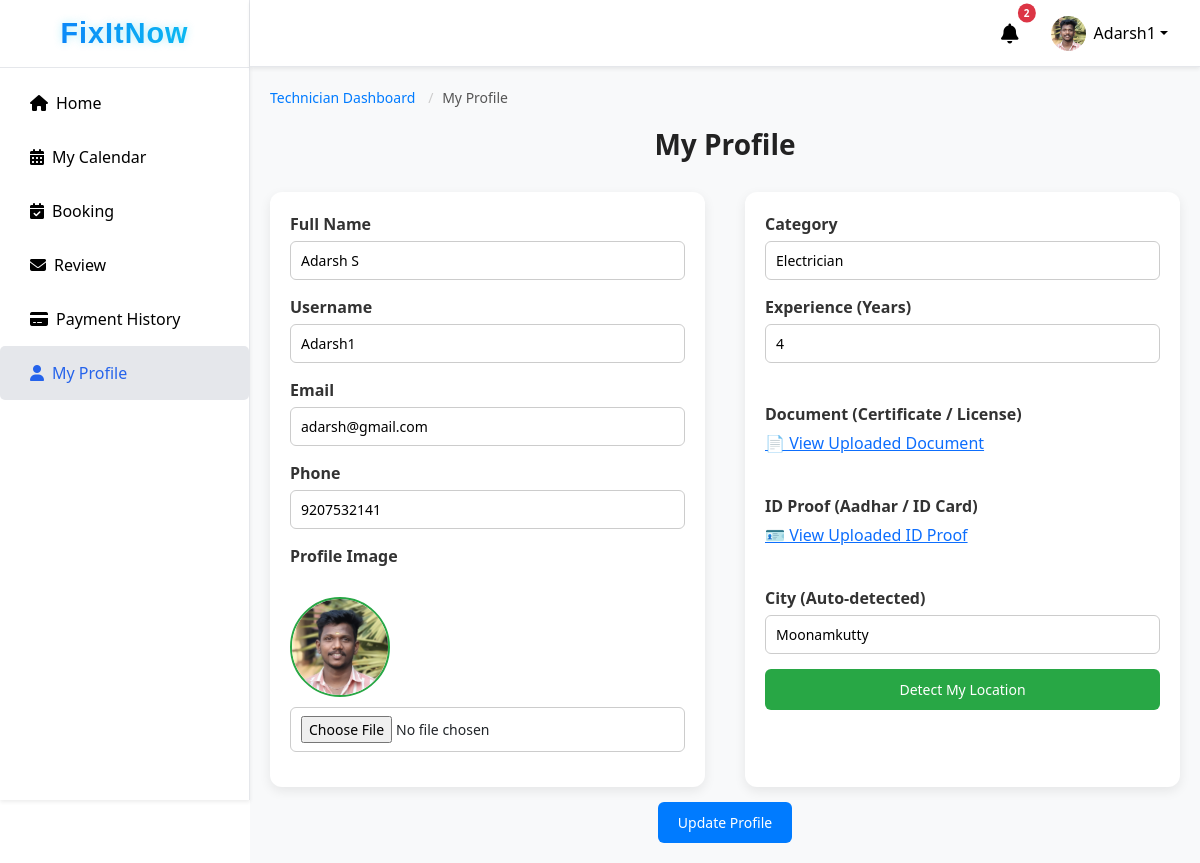
Screenshot of /technician/profile/ (signed in) with the database file from the repository.
### fixapp/models.py (models this page shows, shortened)
class TechnicianRequest(models.Model):
    full_name = models.CharField(max_length=100)
    username = models.CharField(max_length=50, unique=True, null=True, blank=True)
    email = models.EmailField()
    phone = models.CharField(max_length=15)
    city = models.CharField(max_length=50)
    category = models.CharField(max_length=50)
    experience = models.PositiveIntegerField()
    profile_image = models.ImageField(upload_to="technician_profiles/", null=True, blank=True)
    document = models.FileField(upload_to="technician_docs/")
    id_proof = models.FileField(upload_to="id_proofs/", null=True, blank=True)
    password = models.CharField(max_length=128, null=True, blank=True)
    status = models.CharField(max_length=20, default="Pending")
    applied_on = models.DateTimeField(auto_now_add=True)
    latitude = models.FloatField(null=True, blank=True)
    longitude = models.FloatField(null=True, blank=True)

### fixapp/views.py (the view, shortened to what this page needs)
# urls.py: path('technician/profile/', views.technician_profile, name='technician_profile'),
@approved_technician_required
def technician_profile(request):
    tech_id = request.session.get('technician_id')
    if not tech_id:
        messages.error(request, "Please login first.")
        return redirect("login")
    technician = get_object_or_404(TechnicianRequest, id=tech_id)
    notifications = Notification.objects.filter(
        recipient_type__in=["technicians", "both"],
        created_on__gte=technician.applied_on  # use applied_on
    ).order_by('-created_on')
    return render(request, 'technician_page/technician_profile.html', {
        'technician': technician,
        'notifications': notifications})

### fixapp/context_processors.py (called while the page is built)
def notifications_processor(request):
    notifications = []
    if request.session.get('user_id'):
        notifications = Notification.objects.filter(
            recipient_type__in=["users", "both"]
        ).order_by('-created_on')
    return {'notifications': notifications}

def technician_notifications_processor(request):
    notifications = []
    if request.session.get('technician_id'):
        notifications = Notification.objects.filter(
            recipient_type__in=["technicians", "both"]
        ).order_by('-created_on')
    return {'tech_notifications': notifications}

### fixapp/views.py (called while the page is built)
def approved_technician_required(view_func):
    @wraps(view_func)
    def _wrapped_view(request, *args, **kwargs):
        tech_id = request.session.get("technician_id")
        if not tech_id:
            messages.error(request, "Please login first.")
            return redirect("login")
        technician = TechnicianRequest.objects.filter(id=tech_id).first()
        if not technician:
            messages.error(request, "Technician not found.")
            return redirect("login")
        if technician.status != "Approved":
            messages.error(request, "Your account is still pending approval.")
            return redirect("technician_home")  # or another page for pending status
        return view_func(request, *args, **kwargs)
    return _wrapped_view

### templates/technician_page/technician_profile.html (shortened to what this page needs)
{% extends 'technician_page/technician_dashboard.html' %}
{% load static %}
{% block tech_profile %}
<div class="profile-container">
    <nav aria-label="breadcrumb">
        <ol class="breadcrumb">
            <li class="breadcrumb-item"><a href="{% url 'technician_home' %}">Technician Dashboard</a></li>
            <li class="breadcrumb-item active" aria-current="page">My Profile</li>
        </ol>
    </nav>
    <div class="profile-content">
        <h2 class="title text-center">My Profile</h2>
        <form method="POST" enctype="multipart/form-data" class="profile-form">
            <div class="profile-grid">
                <div class="profile-left">
                    <div class="form-group">
                        <label>Full Name</label>
                        <input type="text" name="full_name" value="{{ technician.full_name }}" required>
                    </div>
                    <div class="form-group">
                        <label>Username</label>
                        <input type="text" value="{{ technician.username }}" readonly>
                    </div>
                    <div class="form-group">
                        <label>Email</label>
                        <input type="email" value="{{ technician.email }}" readonly>
                    </div>
                    <div class="form-group">
                        <label>Phone</label>
                        <input type="text" name="phone" value="{{ technician.phone }}">
                    </div>
                    <div class="form-group">
                        <label>Profile Image</label><br>
                        {% if technician.profile_image %}
                        <img src="{{ technician.profile_image.url }}" class="profile-preview" alt="Profile Image">
                        {% endif %}
                        <input type="file" name="profile_image">
                    </div>
                </div>
                <div class="profile-right">
                    <div class="form-group">
                        <label>Category</label>
                        <input type="text" name="category" value="{{ technician.category }}">
                    </div>
                    <div class="form-group">
                        <label>Experience (Years)</label>
                        <input type="text" name="experience" value="{{ technician.experience }}">
                    </div>
                    <br>
                    <div class="form-group">
                        <label>Document (Certificate / License)</label>
                        {% if technician.document %}
                        <a href="{{ technician.document.url }}" target="_blank" class="doc-link">
                            📄 View Uploaded Document
                        </a>
                        {% else %}
                        <p class="text-muted">No document uploaded.</p>
                        {% endif %}
                    </div><br>
                    <div class="form-group">
                        <label>ID Proof (Aadhar / ID Card)</label>
                        {% if technician.id_proof %}
                        <a href="{{ technician.id_proof.url }}" target="_blank" class="doc-link">
                            🪪 View Uploaded ID Proof
                        </a>
                        {% else %}
                        <p class="text-muted">No ID proof uploaded.</p>
                        {% endif %}
                    </div><br>
                     <div class="form-group">
                        <label>City (Auto-detected)</label>
                        <input type="text" id="city" name="city" value="{{ technician.city|default_if_none:'' }}"
                            readonly>
                    </div>
                    <div class="form-group">
                        <button type="button" class="detect-btn" onclick="getLocation()">Detect My Location</button>
                    </div>
                </div>
            </div>
            <div class="form-actions text-center">
                <button type="submit" class="update-btn">Update Profile</button>
            </div>
        </form>
    </div>
</div>
{% endblock %}

### templates/technician_page/technician_dashboard.html (shortened to what this page needs)
{% load static %}
<!DOCTYPE html>
<html lang="en">
<head>
  <link href="https://cdn.jsdelivr.net/npm/bootstrap@5.3.2/dist/css/bootstrap.min.css" rel="stylesheet">
  <link href="https://cdn.jsdelivr.net/npm/bootstrap-icons@1.11.1/font/bootstrap-icons.css" rel="stylesheet">
  <link href="https://cdnjs.cloudflare.com/ajax/libs/font-awesome/6.4.0/css/all.min.css" rel="stylesheet">
  <link rel="stylesheet" href="{% static 'css/admin_dashboard.css' %}">
</head>
<body>
  <div class="d-flex">
    <nav id="sidebar" class="sidebar d-flex flex-column shadow-sm ">
      <div class="sidebar-header p-3 text-center">
        <h3 class="logo">FixItNow</h3>
      </div>
      <div class="sidebar-menu flex-grow-1">
        <ul class="nav flex-column mt-2">
          <li class="nav-item">
            <a href="{% url 'technician_home' %}"
              class="nav-link {% if request.resolver_match.url_name == 'technician_home' %}active{% endif %}">
              <i class="fas fa-home me-2"></i>Home
            </a>
          </li>
          {% if technician.status == "Approved" %}
          <li class="nav-item">
            <a href="{% url 'technician_calendar' %}"
              class="nav-link {% if request.resolver_match.url_name == 'technician_calendar' %}active{% endif %}">
              <i class="fas fa-calendar-alt me-2"></i>My Calendar
            </a>
          </li>
          <li class="nav-item"><a href="{% url 'technician_bookings' %}"
              class="nav-link {% if request.resolver_match.url_name == 'technician_bookings' %}active{% endif %}">
              <i class="fas fa-calendar-check me-2"></i>Booking</a>
          </li>
          <li class="nav-item"><a href="{% url 'technician_feedbacks' %}"
            class="nav-link {% if request.resolver_match.url_name == 'technician_feedbacks' %}active{% endif %} ">
            <i class="fas fa-envelope me-2"></i>Review</a>
          </li>
          <li class="nav-item">
            <a href="{% url 'technician_payment_history' %}"
              class="nav-link {% if request.resolver_match.url_name == 'technician_payment_history' %}active{% endif %}">
              <i class="fas fa-credit-card me-2"></i>Payment History
            </a>
          </li>
          <li class="nav-item">
            <a href="{% url 'technician_profile' %}"
              class="nav-link {% if request.resolver_match.url_name == 'technician_profile' %}active{% endif %}">
              <i class="fas fa-user me-2"></i>My Profile
            </a>
          </li>
          {% endif %}
        </ul>
      </div>
    </nav>
    <div class="flex-grow-1 main-area">
      <nav class="navbar navbar-expand-lg topbar shadow-sm px-4 d-flex justify-content-end">
        <ul class="navbar-nav d-flex align-items-center">
          <li class="nav-item dropdown me-3">
            <a class="nav-link position-relative" href="#" id="techNotificationDropdown" role="button"
              data-bs-toggle="dropdown" aria-expanded="false">
              <i class="fas fa-bell fa-lg"></i>
              {% if notifications.count %}
              <span class="badge-count">{{ notifications.count }}</span>
              {% endif %}
            </a>
          </li>
          {% if technician %}
          <li class="nav-item dropdown">
            <a class="nav-link dropdown-toggle d-flex align-items-center" href="#" role="button"
              data-bs-toggle="dropdown" aria-expanded="false">
              <img src="{{ technician.profile_image.url }}" alt="profile" class="rounded-circle me-2 profile-pic"
                width="35" height="35">
              {{ technician.username }}
            </a>
          </li>
          {% endif %}
        </ul>
      </nav>
      {% block tech_profile %}
      {% endblock %}
    </div>
  </div>
</body>
</html>

### static/css/admin_dashboard.css (style rules this page uses)
body, html { height: 100%; margin: 0; font-family: "Segoe UI", sans-serif; }
.sidebar { width: 250px; height: 100vh; background-color: #ffffff; color: #000000; border-right: 1px solid #e5e7eb; position: fixed; overflow-y: auto; }
.sidebar-header { flex-shrink: 0; border-bottom: 1px solid #e5e7eb; background: #fff; }
.sidebar .logo { font-family: "Poppins", sans-serif; font-size: 1.8rem; font-weight: 700; letter-spacing: 1px; margin: 0; background: linear-gradient(90deg, #0d6efd, #0dcaf0); -webkit-background-clip: text; -webkit-text-fill-color: transparent; text-shadow: 0 0 8px rgba(13, 202, 240, 0.3); animation: logo-glow 3s infinite alternate; }
.sidebar-menu { overflow-y: auto; flex-grow: 1; }
.sidebar .nav-link { color: #000000; font-size: 16px; padding: 15px 5px; transition: background 0.2s, color 0.2s; padding-left: 30px; }
.nav-link:hover, .nav-link.active { background-color: #e5e7eb; color: #2563eb !important; border-radius: 5px; }
.main-area { margin-left: 250px; display: flex; flex-direction: column; height: 100vh; }
.topbar { background-color: #ffffff; border-bottom: 1px solid #e5e7eb; color: #000000; height: 67px; flex-shrink: 0; position: sticky; top: 0; z-index: 10; align-items: center; }
.topbar .navbar-nav .nav-link { color: #000000; }
.topbar .profile-pic { width: 35px; height: 35px; object-fit: cover; }
.breadcrumb { padding: 8px 15px; margin-bottom: 40px; list-style: none; background-color: #f5f5f5; border-radius: 4px; }
.breadcrumb-item { display: inline; font-size: 14px; }
.breadcrumb-item + .breadcrumb-item::before { padding: 0 5px; color: #ccc; content: "/\00a0"; }
.breadcrumb-item a { color: #6c757d; text-decoration: none; }
.breadcrumb-item.active { color: #0275d8; }
.title { font-size: 22px; margin-bottom: 20px; color: #333; }
.title { font-size: 24px; margin-bottom: 25px; color: #222; font-weight: 600; text-align: center; }
.breadcrumb { background: transparent; padding: 0; margin-bottom: 20px; }
.badge-count { position: absolute; top: 0; right: 0; transform: translate(50%, -50%); background-color: #dc3545; color: #fff; font-size: 10px; padding: 2px 6px; border-radius: 50%; font-weight: bold; }
.breadcrumb a { text-decoration: none; color: #0077cc; transition: color 0.3s; }
.breadcrumb-item a { text-decoration: none; color: #007bff; }
.breadcrumb-item.active { color: #6c757d; }
.form-actions { text-align: center; margin-top: 15px; }
.profile-container { padding: 20px; background-color: #f8f9fa; height: auto; }
.breadcrumb { background: none; padding-left: 0; margin-bottom: 20px; font-size: 14px; }
.breadcrumb a { color: #007bff; text-decoration: none; }
.breadcrumb .active { color: #555; }
.profile-content h2.title { font-size: 28px; font-weight: 600; margin-bottom: 30px; text-align: center; color: #222; }
.profile-grid { display: flex; gap: 40px; justify-content: space-between; flex-wrap: wrap; }
.profile-left, .profile-right { flex: 1; min-width: 280px; background: #fff; padding: 20px; border-radius: 12px; box-shadow: 0 4px 12px rgba(0,0,0,0.08); }
.profile-left .profile-preview { width: 100px; height: 100px; object-fit: cover; border-radius: 50%; margin-bottom: 10px; border: 2px solid #28a745; }
.form-group { margin-bottom: 15px; }
.form-group label { font-weight: 600; margin-bottom: 5px; display: block; color: #333; }
.form-group input, .form-group textarea { width: 100%; padding: 10px 12px; border-radius: 6px; border: 1px solid #ccc; font-size: 14px; transition: border 0.2s, box-shadow 0.2s; }
.detect-btn, .update-btn { padding: 10px 20px; border-radius: 6px; border: none; cursor: pointer; font-size: 14px; font-weight: 500; transition: background 0.2s, transform 0.2s; }
.detect-btn { background-color: #28a745; color: #fff; }
.update-btn { background-color: #007bff; color: #fff; }
.form-group { flex: 1; min-width: 150px; display: flex; flex-direction: column; margin-bottom: 15px; }
.form-group label { margin-bottom: 5px; font-weight: 600; }
.form-group input, .form-group select { padding: 8px 10px; border-radius: 6px; border: 1px solid #ccc; font-size: 14px; }
.form-actions { text-align: center; }
.text-center { text-align: center; }

### rows the page displays
TechnicianRequest: profile_image (picture), username "Adarsh1", full_name "Adarsh S", email "adarsh@gmail.com", phone "9207532141", category "Electrician", experience "4", city "Moonamkutty"

### other values shown
{{ notifications.count }} "2"
